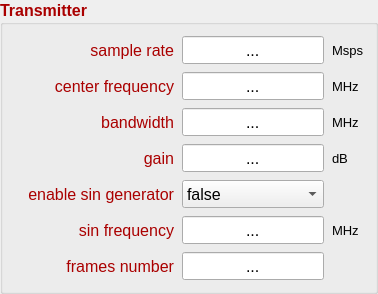
       <widget class="QGroupBox" name="groupBox_TX">
        <property name="palette">
         <palette>
          <active>
           <colorrole role="WindowText">
            <brush brushstyle="SolidPattern">
             <color alpha="255">
              <red>170</red>
              <green>0</green>
              <blue>0</blue>
             </color>
            </brush>
           </colorrole>
          </active>
          <inactive>
           <colorrole role="WindowText">
            <brush brushstyle="SolidPattern">
             <color alpha="255">
              <red>170</red>
              <green>0</green>
              <blue>0</blue>
             </color>
            </brush>
           </colorrole>
          </inactive>
          <disabled>
           <colorrole role="WindowText">
            <brush brushstyle="SolidPattern">
             <color alpha="255">
              <red>120</red>
              <green>120</green>
              <blue>120</blue>
             </color>
            </brush>
           </colorrole>
          </disabled>
         </palette>
        </property>
        <property name="font">
         <font>
          <pointsize>12</pointsize>
          <weight>75</weight>
          <bold>true</bold>
         </font>
        </property>
        <property name="title">
         <string>Transmitter</string>
        </property>
        <layout class="QVBoxLayout" name="verticalLayout_2">
         <item>
          <layout class="QGridLayout" name="gridLayout_TX">
           <property name="spacing">
            <number>8</number>
           </property>
           <item row="4" column="0">
            <widget class="QLabel" name="label_tx_sample_rate">
             <property name="minimumSize">
              <size>
               <width>160</width>
               <height>28</height>
              </size>
             </property>
             <property name="font">
              <font>
               <pointsize>12</pointsize>
               <weight>50</weight>
               <bold>false</bold>
              </font>
             </property>
             <property name="text">
              <string>sample rate</string>
             </property>
             <property name="alignment">
              <set>Qt::AlignRight|Qt::AlignTrailing|Qt::AlignVCenter</set>
             </property>
            </widget>
           </item>
           <item row="11" column="0">
            <widget class="QLabel" name="label_tx_enable_sin_generator">
             <property name="minimumSize">
              <size>
               <width>160</width>
               <height>28</height>
              </size>
             </property>
             <property name="font">
              <font>
               <pointsize>12</pointsize>
               <weight>50</weight>
               <bold>false</bold>
              </font>
             </property>
             <property name="text">
              <string>enable sin generator</string>
             </property>
             <property name="alignment">
              <set>Qt::AlignRight|Qt::AlignTrailing|Qt::AlignVCenter</set>
             </property>
            </widget>
           </item>
           <item row="6" column="3">
            <widget class="QLabel" name="label_2">
             <property name="palette">
              <palette>
               <active>
                <colorrole role="WindowText">
                 <brush brushstyle="SolidPattern">
                  <color alpha="255">
                   <red>0</red>
                   <green>0</green>
                   <blue>0</blue>
                  </color>
                 </brush>
                </colorrole>
               </active>
               <inactive>
                <colorrole role="WindowText">
                 <brush brushstyle="SolidPattern">
                  <color alpha="255">
                   <red>0</red>
                   <green>0</green>
                   <blue>0</blue>
                  </color>
                 </brush>
                </colorrole>
               </inactive>
               <disabled>
                <colorrole role="WindowText">
                 <brush brushstyle="SolidPattern">
                  <color alpha="255">
                   <red>120</red>
                   <green>120</green>
                   <blue>120</blue>
                  </color>
                 </brush>
                </colorrole>
               </disabled>
              </palette>
             </property>
             <property name="font">
              <font>
               <pointsize>10</pointsize>
               <weight>50</weight>
               <bold>false</bold>
              </font>
             </property>
             <property name="text">
              <string>MHz</string>
             </property>
            </widget>
           </item>
           <item row="9" column="0">
            <widget class="QLabel" name="label_tx_bandwidth">
             <property name="minimumSize">
              <size>
               <width>160</width>
               <height>28</height>
              </size>
             </property>
             <property name="font">
              <font>
               <pointsize>12</pointsize>
               <weight>50</weight>
               <bold>false</bold>
              </font>
             </property>
             <property name="text">
              <string>bandwidth</string>
             </property>
             <property name="alignment">
              <set>Qt::AlignRight|Qt::AlignTrailing|Qt::AlignVCenter</set>
             </property>
            </widget>
           </item>
           <item row="12" column="3">
            <widget class="QLabel" name="label_9">
             <property name="palette">
              <palette>
               <active>
                <colorrole role="WindowText">
                 <brush brushstyle="SolidPattern">
                  <color alpha="255">
                   <red>0</red>
                   <green>0</green>
                   <blue>0</blue>
                  </color>
                 </brush>
                </colorrole>
               </active>
               <inactive>
                <colorrole role="WindowText">
                 <brush brushstyle="SolidPattern">
                  <color alpha="255">
                   <red>0</red>
                   <green>0</green>
                   <blue>0</blue>
                  </color>
                 </brush>
                </colorrole>
               </inactive>
               <disabled>
                <colorrole role="WindowText">
                 <brush brushstyle="SolidPattern">
                  <color alpha="255">
                   <red>120</red>
                   <green>120</green>
                   <blue>120</blue>
                  </color>
                 </brush>
                </colorrole>
               </disabled>
              </palette>
             </property>
             <property name="font">
              <font>
               <pointsize>10</pointsize>
               <weight>50</weight>
               <bold>false</bold>
              </font>
             </property>
             <property name="text">
              <string>MHz</string>
             </property>
            </widget>
           </item>
           <item row="14" column="0">
            <widget class="QLabel" name="label_tx_frames_number">
             <property name="minimumSize">
              <size>
               <width>160</width>
               <height>28</height>
              </size>
             </property>
             <property name="font">
              <font>
               <pointsize>12</pointsize>
               <weight>50</weight>
               <bold>false</bold>
              </font>
             </property>
             <property name="text">
              <string>frames number</string>
             </property>
             <property name="alignment">
              <set>Qt::AlignRight|Qt::AlignTrailing|Qt::AlignVCenter</set>
             </property>
            </widget>
           </item>
           <item row="4" column="3">
            <widget class="QLabel" name="label_1">
             <property name="palette">
              <palette>
               <active>
                <colorrole role="WindowText">
                 <brush brushstyle="SolidPattern">
                  <color alpha="255">
                   <red>0</red>
                   <green>0</green>
                   <blue>0</blue>
                  </color>
                 </brush>
                </colorrole>
               </active>
               <inactive>
                <colorrole role="WindowText">
                 <brush brushstyle="SolidPattern">
                  <color alpha="255">
                   <red>0</red>
                   <green>0</green>
                   <blue>0</blue>
                  </color>
                 </brush>
                </colorrole>
               </inactive>
               <disabled>
                <colorrole role="WindowText">
                 <brush brushstyle="SolidPattern">
                  <color alpha="255">
                   <red>120</red>
                   <green>120</green>
                   <blue>120</blue>
                  </color>
                 </brush>
                </colorrole>
               </disabled>
              </palette>
             </property>
             <property name="font">
              <font>
               <pointsize>10</pointsize>
               <weight>50</weight>
               <bold>false</bold>
              </font>
             </property>
             <property name="text">
              <string>Msps</string>
             </property>
            </widget>
           </item>
           <item row="14" column="2">
            <widget class="QLineEdit" name="lineEdit_tx_frames_number">
             <property name="minimumSize">
              <size>
               <width>0</width>
               <height>28</height>
              </size>
             </property>
             <property name="font">
              <font>
               <pointsize>12</pointsize>
               <weight>50</weight>
               <bold>false</bold>
              </font>
             </property>
             <property name="text">
              <string>...</string>
             </property>
             <property name="alignment">
              <set>Qt::AlignCenter</set>
             </property>
            </widget>
           </item>
           <item row="9" column="2">
            <widget class="QLineEdit" name="lineEdit_tx_bandwidth">
             <property name="minimumSize">
              <size>
               <width>0</width>
               <height>28</height>
              </size>
             </property>
             <property name="font">
              <font>
               <pointsize>12</pointsize>
               <weight>50</weight>
               <bold>false</bold>
              </font>
             </property>
             <property name="text">
              <string>...</string>
             </property>
             <property name="alignment">
              <set>Qt::AlignCenter</set>
             </property>
            </widget>
           </item>
           <item row="11" column="2">
            <widget class="QComboBox" name="comboBox_tx_enable_sin_generator">
             <property name="minimumSize">
              <size>
               <width>0</width>
               <height>28</height>
              </size>
             </property>
             <property name="font">
              <font>
               <pointsize>12</pointsize>
               <weight>50</weight>
               <bold>false</bold>
              </font>
             </property>
             <item>
              <property name="text">
               <string>false</string>
              </property>
             </item>
             <item>
              <property name="text">
               <string>true</string>
              </property>
             </item>
            </widget>
           </item>
           <item row="9" column="3">
            <widget class="QLabel" name="label_3">
             <property name="palette">
              <palette>
               <active>
                <colorrole role="WindowText">
                 <brush brushstyle="SolidPattern">
                  <color alpha="255">
                   <red>0</red>
                   <green>0</green>
                   <blue>0</blue>
                  </color>
                 </brush>
                </colorrole>
               </active>
               <inactive>
                <colorrole role="WindowText">
                 <brush brushstyle="SolidPattern">
                  <color alpha="255">
                   <red>0</red>
                   <green>0</green>
                   <blue>0</blue>
                  </color>
                 </brush>
                </colorrole>
               </inactive>
               <disabled>
                <colorrole role="WindowText">
                 <brush brushstyle="SolidPattern">
                  <color alpha="255">
                   <red>120</red>
                   <green>120</green>
                   <blue>120</blue>
                  </color>
                 </brush>
                </colorrole>
               </disabled>
              </palette>
             </property>
             <property name="font">
              <font>
               <pointsize>10</pointsize>
               <weight>50</weight>
               <bold>false</bold>
              </font>
             </property>
             <property name="text">
              <string>MHz</string>
             </property>
            </widget>
           </item>
           <item row="10" column="0">
            <widget class="QLabel" name="label_tx_gain">
             <property name="minimumSize">
              <size>
               <width>160</width>
               <height>28</height>
              </size>
             </property>
             <property name="font">
              <font>
               <pointsize>12</pointsize>
               <weight>50</weight>
               <bold>false</bold>
              </font>
             </property>
             <property name="text">
              <string>gain</string>
             </property>
             <property name="alignment">
              <set>Qt::AlignRight|Qt::AlignTrailing|Qt::AlignVCenter</set>
             </property>
            </widget>
           </item>
           <item row="10" column="2">
            <widget class="QLineEdit" name="lineEdit_tx_gain">
             <property name="minimumSize">
              <size>
               <width>0</width>
               <height>28</height>
              </size>
             </property>
             <property name="font">
              <font>
               <pointsize>12</pointsize>
               <weight>50</weight>
               <bold>false</bold>
              </font>
             </property>
             <property name="text">
              <string>...</string>
             </property>
             <property name="alignment">
              <set>Qt::AlignCenter</set>
             </property>
            </widget>
           </item>
           <item row="10" column="3">
            <widget class="QLabel" name="label_4">
             <property name="palette">
              <palette>
               <active>
                <colorrole role="WindowText">
                 <brush brushstyle="SolidPattern">
                  <color alpha="255">
                   <red>0</red>
                   <green>0</green>
                   <blue>0</blue>
                  </color>
                 </brush>
                </colorrole>
               </active>
               <inactive>
                <colorrole role="WindowText">
                 <brush brushstyle="SolidPattern">
                  <color alpha="255">
                   <red>0</red>
                   <green>0</green>
                   <blue>0</blue>
                  </color>
                 </brush>
                </colorrole>
               </inactive>
               <disabled>
                <colorrole role="WindowText">
                 <brush brushstyle="SolidPattern">
                  <color alpha="255">
                   <red>120</red>
                   <green>120</green>
                   <blue>120</blue>
                  </color>
                 </brush>
                </colorrole>
               </disabled>
              </palette>
             </property>
             <property name="font">
              <font>
               <pointsize>10</pointsize>
               <weight>50</weight>
               <bold>false</bold>
              </font>
             </property>
             <property name="text">
              <string>dB</string>
             </property>
            </widget>
           </item>
           <item row="6" column="0">
            <widget class="QLabel" name="label_tx_center_frequency">
             <property name="minimumSize">
              <size>
               <width>160</width>
               <height>28</height>
              </size>
             </property>
             <property name="font">
              <font>
               <pointsize>12</pointsize>
               <weight>50</weight>
               <bold>false</bold>
              </font>
             </property>
             <property name="text">
              <string>center frequency</string>
             </property>
             <property name="alignment">
              <set>Qt::AlignRight|Qt::AlignTrailing|Qt::AlignVCenter</set>
             </property>
            </widget>
           </item>
           <item row="12" column="2">
            <widget class="QLineEdit" name="lineEdit_tx_sin_frequency">
             <property name="minimumSize">
              <size>
               <width>0</width>
               <height>28</height>
              </size>
             </property>
             <property name="font">
              <font>
               <pointsize>12</pointsize>
               <weight>50</weight>
               <bold>false</bold>
              </font>
             </property>
             <property name="text">
              <string>...</string>
             </property>
             <property name="alignment">
              <set>Qt::AlignCenter</set>
             </property>
            </widget>
           </item>
           <item row="6" column="2">
            <widget class="QLineEdit" name="lineEdit_tx_center_frequency">
             <property name="minimumSize">
              <size>
               <width>0</width>
               <height>28</height>
              </size>
             </property>
             <property name="font">
              <font>
               <pointsize>12</pointsize>
               <weight>50</weight>
               <bold>false</bold>
              </font>
             </property>
             <property name="text">
              <string>...</string>
             </property>
             <property name="alignment">
              <set>Qt::AlignCenter</set>
             </property>
            </widget>
           </item>
           <item row="4" column="2">
            <widget class="QLineEdit" name="lineEdit_tx_sample_rate">
             <property name="minimumSize">
              <size>
               <width>0</width>
               <height>28</height>
              </size>
             </property>
             <property name="font">
              <font>
               <pointsize>12</pointsize>
               <weight>50</weight>
               <bold>false</bold>
              </font>
             </property>
             <property name="text">
              <string>...</string>
             </property>
             <property name="alignment">
              <set>Qt::AlignCenter</set>
             </property>
            </widget>
           </item>
           <item row="12" column="0">
            <widget class="QLabel" name="label_tx_sin_frequency">
             <property name="minimumSize">
              <size>
               <width>160</width>
               <height>28</height>
              </size>
             </property>
             <property name="font">
              <font>
               <pointsize>12</pointsize>
               <weight>50</weight>
               <bold>false</bold>
              </font>
             </property>
             <property name="text">
              <string>sin frequency</string>
             </property>
             <property name="alignment">
              <set>Qt::AlignRight|Qt::AlignTrailing|Qt::AlignVCenter</set>
             </property>
            </widget>
           </item>
          </layout>
         </item>
        </layout>
       </widget>
